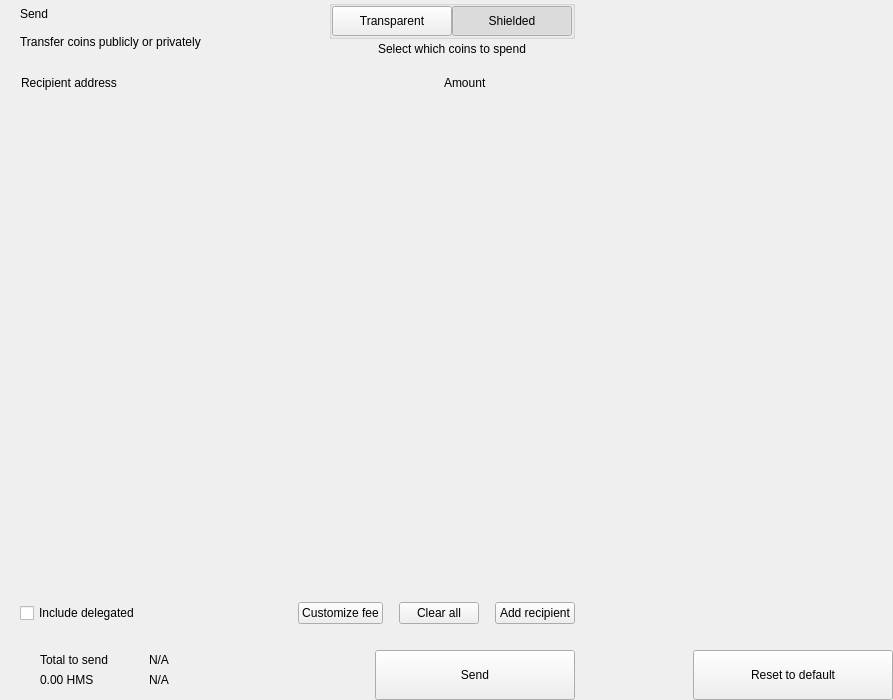
<?xml version="1.0" encoding="UTF-8"?>
<ui version="4.0">
 <class>send</class>
 <widget class="QWidget" name="send">
  <property name="geometry">
   <rect>
    <x>0</x>
    <y>0</y>
    <width>893</width>
    <height>700</height>
   </rect>
  </property>
  <property name="windowTitle">
   <string notr="true">N/A</string>
  </property>
  <layout class="QHBoxLayout" name="horizontalLayout_2" stretch="2,1">
   <property name="spacing">
    <number>0</number>
   </property>
   <property name="leftMargin">
    <number>0</number>
   </property>
   <property name="topMargin">
    <number>0</number>
   </property>
   <property name="rightMargin">
    <number>0</number>
   </property>
   <property name="bottomMargin">
    <number>0</number>
   </property>
   <item>
    <widget class="QWidget" name="left" native="true">
     <layout class="QVBoxLayout" name="verticalLayout_3">
      <property name="spacing">
       <number>0</number>
      </property>
      <property name="leftMargin">
       <number>0</number>
      </property>
      <property name="topMargin">
       <number>0</number>
      </property>
      <property name="rightMargin">
       <number>0</number>
      </property>
      <property name="bottomMargin">
       <number>0</number>
      </property>
      <item>
       <layout class="QVBoxLayout" name="verticalLayout_22" stretch="0,0,0,1,0,0,0,0">
        <property name="spacing">
         <number>0</number>
        </property>
        <item>
         <layout class="QHBoxLayout" name="horizontalLayout_3">
          <property name="spacing">
           <number>0</number>
          </property>
          <property name="leftMargin">
           <number>20</number>
          </property>
          <property name="rightMargin">
           <number>20</number>
          </property>
          <item>
           <layout class="QVBoxLayout" name="verticalLayout">
            <property name="spacing">
             <number>0</number>
            </property>
            <item>
             <widget class="QLabel" name="labelTitle">
              <property name="text">
               <string>Send</string>
              </property>
              <property name="alignment">
               <set>Qt::AlignLeading|Qt::AlignLeft|Qt::AlignVCenter</set>
              </property>
             </widget>
            </item>
            <item>
             <widget class="QLabel" name="labelSubtitle1">
              <property name="text">
               <string>Transfer coins publicly or privately</string>
              </property>
             </widget>
            </item>
           </layout>
          </item>
          <item>
           <spacer name="horizontalSpacer">
            <property name="orientation">
             <enum>Qt::Horizontal</enum>
            </property>
            <property name="sizeHint" stdset="0">
             <size>
              <width>40</width>
              <height>20</height>
             </size>
            </property>
           </spacer>
          </item>
          <item>
           <layout class="QVBoxLayout" name="verticalLayout_6">
            <property name="spacing">
             <number>3</number>
            </property>
            <item alignment="Qt::AlignHCenter">
             <widget class="QGroupBox" name="groupBox">
              <property name="styleSheet">
               <string notr="true">#groupBox{
padding-top:2px;
}</string>
              </property>
              <property name="title">
               <string/>
              </property>
              <property name="alignment">
               <set>Qt::AlignCenter</set>
              </property>
              <layout class="QHBoxLayout" name="horizontalLayout_4">
               <property name="spacing">
                <number>0</number>
               </property>
               <property name="leftMargin">
                <number>0</number>
               </property>
               <property name="topMargin">
                <number>0</number>
               </property>
               <property name="rightMargin">
                <number>0</number>
               </property>
               <property name="bottomMargin">
                <number>0</number>
               </property>
               <item>
                <widget class="QPushButton" name="pushLeft">
                 <property name="minimumSize">
                  <size>
                   <width>120</width>
                   <height>30</height>
                  </size>
                 </property>
                 <property name="maximumSize">
                  <size>
                   <width>120</width>
                   <height>30</height>
                  </size>
                 </property>
                 <property name="focusPolicy">
                  <enum>Qt::NoFocus</enum>
                 </property>
                 <property name="text">
                  <string>Transparent</string>
                 </property>
                 <property name="checkable">
                  <bool>true</bool>
                 </property>
                 <property name="autoExclusive">
                  <bool>true</bool>
                 </property>
                </widget>
               </item>
               <item>
                <widget class="QPushButton" name="pushRight">
                 <property name="minimumSize">
                  <size>
                   <width>120</width>
                   <height>30</height>
                  </size>
                 </property>
                 <property name="maximumSize">
                  <size>
                   <width>120</width>
                   <height>30</height>
                  </size>
                 </property>
                 <property name="focusPolicy">
                  <enum>Qt::NoFocus</enum>
                 </property>
                 <property name="text">
                  <string>Shielded</string>
                 </property>
                 <property name="checkable">
                  <bool>true</bool>
                 </property>
                 <property name="checked">
                  <bool>true</bool>
                 </property>
                 <property name="autoExclusive">
                  <bool>true</bool>
                 </property>
                </widget>
               </item>
              </layout>
             </widget>
            </item>
            <item alignment="Qt::AlignHCenter|Qt::AlignTop">
             <widget class="QLabel" name="labelSubtitle2">
              <property name="styleSheet">
               <string notr="true"/>
              </property>
              <property name="text">
               <string>Select which coins to spend</string>
              </property>
              <property name="alignment">
               <set>Qt::AlignCenter</set>
              </property>
              <property name="indent">
               <number>0</number>
              </property>
             </widget>
            </item>
           </layout>
          </item>
         </layout>
        </item>
        <item>
         <spacer name="verticalSpacer_2">
          <property name="orientation">
           <enum>Qt::Vertical</enum>
          </property>
          <property name="sizeType">
           <enum>QSizePolicy::Fixed</enum>
          </property>
          <property name="sizeHint" stdset="0">
           <size>
            <width>20</width>
            <height>20</height>
           </size>
          </property>
         </spacer>
        </item>
        <item>
         <layout class="QHBoxLayout" name="horizontalLayout" stretch="6,0,2">
          <property name="spacing">
           <number>0</number>
          </property>
          <property name="leftMargin">
           <number>10</number>
          </property>
          <property name="topMargin">
           <number>0</number>
          </property>
          <property name="rightMargin">
           <number>20</number>
          </property>
          <property name="bottomMargin">
           <number>0</number>
          </property>
          <item>
           <widget class="QLabel" name="labelSubtitleAddress">
            <property name="styleSheet">
             <string notr="true">margin-left:8px;</string>
            </property>
            <property name="text">
             <string>Recipient address</string>
            </property>
           </widget>
          </item>
          <item>
           <spacer name="horizontalSpacer_3">
            <property name="orientation">
             <enum>Qt::Horizontal</enum>
            </property>
            <property name="sizeType">
             <enum>QSizePolicy::Fixed</enum>
            </property>
            <property name="sizeHint" stdset="0">
             <size>
              <width>40</width>
              <height>1</height>
             </size>
            </property>
           </spacer>
          </item>
          <item>
           <widget class="QLabel" name="labelSubtitleAmount">
            <property name="text">
             <string>Amount</string>
            </property>
           </widget>
          </item>
         </layout>
        </item>
        <item>
         <widget class="QScrollArea" name="scrollArea">
          <property name="minimumSize">
           <size>
            <width>0</width>
            <height>350</height>
           </size>
          </property>
          <property name="styleSheet">
           <string notr="true">#scrollArea {
            background:transparent;
            margin-top:10px;
}</string>
          </property>
          <property name="horizontalScrollBarPolicy">
           <enum>Qt::ScrollBarAlwaysOff</enum>
          </property>
          <property name="sizeAdjustPolicy">
           <enum>QAbstractScrollArea::AdjustIgnored</enum>
          </property>
          <property name="widgetResizable">
           <bool>true</bool>
          </property>
          <property name="alignment">
           <set>Qt::AlignLeading|Qt::AlignLeft|Qt::AlignTop</set>
          </property>
          <widget class="QWidget" name="scrollAreaWidgetContents">
           <property name="geometry">
            <rect>
             <x>0</x>
             <y>0</y>
             <width>591</width>
             <height>16</height>
            </rect>
           </property>
           <property name="sizePolicy">
            <sizepolicy hsizetype="Preferred" vsizetype="Maximum">
             <horstretch>0</horstretch>
             <verstretch>0</verstretch>
            </sizepolicy>
           </property>
           <property name="autoFillBackground">
            <bool>false</bool>
           </property>
           <property name="styleSheet">
            <string notr="true">#scrollAreaWidgetContents {
             background:transparent;
             }</string>
           </property>
           <layout class="QVBoxLayout" name="verticalLayout_7">
            <property name="spacing">
             <number>0</number>
            </property>
            <property name="sizeConstraint">
             <enum>QLayout::SetDefaultConstraint</enum>
            </property>
            <property name="leftMargin">
             <number>0</number>
            </property>
            <property name="topMargin">
             <number>0</number>
            </property>
            <property name="rightMargin">
             <number>0</number>
            </property>
            <property name="bottomMargin">
             <number>0</number>
            </property>
           </layout>
          </widget>
         </widget>
        </item>
        <item>
         <spacer name="verticalSpacer_4">
          <property name="orientation">
           <enum>Qt::Vertical</enum>
          </property>
          <property name="sizeType">
           <enum>QSizePolicy::Fixed</enum>
          </property>
          <property name="sizeHint" stdset="0">
           <size>
            <width>20</width>
            <height>20</height>
           </size>
          </property>
         </spacer>
        </item>
        <item>
         <layout class="QHBoxLayout" name="horizontalLayout_20">
          <property name="spacing">
           <number>6</number>
          </property>
          <property name="leftMargin">
           <number>20</number>
          </property>
          <property name="rightMargin">
           <number>20</number>
          </property>
          <item>
           <widget class="QCheckBox" name="checkBoxDelegations">
            <property name="layoutDirection">
             <enum>Qt::LeftToRight</enum>
            </property>
            <property name="text">
             <string>Include delegated</string>
            </property>
           </widget>
          </item>
          <item>
           <spacer name="horizontalSpacer_4">
            <property name="orientation">
             <enum>Qt::Horizontal</enum>
            </property>
            <property name="sizeHint" stdset="0">
             <size>
              <width>10</width>
              <height>20</height>
             </size>
            </property>
           </spacer>
          </item>
          <item>
           <widget class="QPushButton" name="pushButtonFee">
            <property name="focusPolicy">
             <enum>Qt::NoFocus</enum>
            </property>
            <property name="text">
             <string>Customize fee</string>
            </property>
           </widget>
          </item>
          <item>
           <spacer name="horizontalSpacer_11">
            <property name="orientation">
             <enum>Qt::Horizontal</enum>
            </property>
            <property name="sizeType">
             <enum>QSizePolicy::Minimum</enum>
            </property>
            <property name="sizeHint" stdset="0">
             <size>
              <width>10</width>
              <height>20</height>
             </size>
            </property>
           </spacer>
          </item>
          <item>
           <widget class="QPushButton" name="pushButtonClear">
            <property name="focusPolicy">
             <enum>Qt::NoFocus</enum>
            </property>
            <property name="layoutDirection">
             <enum>Qt::RightToLeft</enum>
            </property>
            <property name="text">
             <string>Clear all</string>
            </property>
           </widget>
          </item>
          <item>
           <spacer name="horizontalSpacer_6">
            <property name="orientation">
             <enum>Qt::Horizontal</enum>
            </property>
            <property name="sizeType">
             <enum>QSizePolicy::Fixed</enum>
            </property>
            <property name="sizeHint" stdset="0">
             <size>
              <width>10</width>
              <height>20</height>
             </size>
            </property>
           </spacer>
          </item>
          <item>
           <widget class="QPushButton" name="pushButtonAddRecipient">
            <property name="focusPolicy">
             <enum>Qt::NoFocus</enum>
            </property>
            <property name="text">
             <string>Add recipient</string>
            </property>
           </widget>
          </item>
         </layout>
        </item>
        <item>
         <spacer name="verticalSpacer">
          <property name="orientation">
           <enum>Qt::Vertical</enum>
          </property>
          <property name="sizeType">
           <enum>QSizePolicy::Fixed</enum>
          </property>
          <property name="sizeHint" stdset="0">
           <size>
            <width>20</width>
            <height>16</height>
           </size>
          </property>
         </spacer>
        </item>
        <item>
         <layout class="QHBoxLayout" name="horizontalLayout_7">
          <property name="rightMargin">
           <number>20</number>
          </property>
          <item>
           <layout class="QHBoxLayout" name="horizontalLayout_10">
            <property name="spacing">
             <number>0</number>
            </property>
            <property name="leftMargin">
             <number>8</number>
            </property>
            <item>
             <widget class="QStackedWidget" name="stackedWidget">
              <property name="minimumSize">
               <size>
                <width>0</width>
                <height>60</height>
               </size>
              </property>
              <property name="maximumSize">
               <size>
                <width>16777215</width>
                <height>60</height>
               </size>
              </property>
              <widget class="QWidget" name="page1">
               <layout class="QVBoxLayout" name="verticalLayout_71" stretch="0">
                <property name="spacing">
                 <number>6</number>
                </property>
                <property name="leftMargin">
                 <number>12</number>
                </property>
                <property name="topMargin">
                 <number>0</number>
                </property>
                <property name="rightMargin">
                 <number>0</number>
                </property>
                <property name="bottomMargin">
                 <number>0</number>
                </property>
                <item>
                 <widget class="QWidget" name="coinWidget" native="true">
                  <property name="minimumSize">
                   <size>
                    <width>0</width>
                    <height>60</height>
                   </size>
                  </property>
                  <property name="maximumSize">
                   <size>
                    <width>16777215</width>
                    <height>60</height>
                   </size>
                  </property>
                  <layout class="QHBoxLayout" name="horizontalLayout_9">
                   <property name="spacing">
                    <number>0</number>
                   </property>
                   <property name="leftMargin">
                    <number>20</number>
                   </property>
                   <property name="topMargin">
                    <number>10</number>
                   </property>
                   <property name="rightMargin">
                    <number>20</number>
                   </property>
                   <property name="bottomMargin">
                    <number>10</number>
                   </property>
                   <item>
                    <layout class="QVBoxLayout" name="verticalSend">
                     <property name="spacing">
                      <number>0</number>
                     </property>
                     <item>
                      <widget class="QLabel" name="labelTitleTotalSend">
                       <property name="text">
                        <string>Total to send</string>
                       </property>
                      </widget>
                     </item>
                     <item>
                      <widget class="QLabel" name="labelAmountSend">
                       <property name="text">
                        <string notr="true">0.00 HMS</string>
                       </property>
                      </widget>
                     </item>
                    </layout>
                   </item>
                   <item>
                    <spacer name="horizontalSpacer_9">
                     <property name="orientation">
                      <enum>Qt::Horizontal</enum>
                     </property>
                     <property name="sizeType">
                      <enum>QSizePolicy::Fixed</enum>
                     </property>
                     <property name="sizeHint" stdset="0">
                      <size>
                       <width>20</width>
                       <height>20</height>
                      </size>
                     </property>
                    </spacer>
                   </item>
                   <item>
                    <widget class="QLabel" name="labelLine">
                     <property name="minimumSize">
                      <size>
                       <width>1</width>
                       <height>0</height>
                      </size>
                     </property>
                     <property name="maximumSize">
                      <size>
                       <width>1</width>
                       <height>16777215</height>
                      </size>
                     </property>
                     <property name="text">
                      <string/>
                     </property>
                    </widget>
                   </item>
                   <item>
                    <spacer name="horizontalSpacer_10">
                     <property name="orientation">
                      <enum>Qt::Horizontal</enum>
                     </property>
                     <property name="sizeType">
                      <enum>QSizePolicy::Fixed</enum>
                     </property>
                     <property name="sizeHint" stdset="0">
                      <size>
                       <width>20</width>
                       <height>20</height>
                      </size>
                     </property>
                    </spacer>
                   </item>
                   <item>
                    <layout class="QVBoxLayout" name="verticalRemaining">
                     <property name="spacing">
                      <number>0</number>
                     </property>
                     <item>
                      <widget class="QLabel" name="labelTitleTotalRemaining">
                       <property name="text">
                        <string notr="true">N/A</string>
                       </property>
                      </widget>
                     </item>
                     <item>
                      <widget class="QLabel" name="labelAmountRemaining">
                       <property name="text">
                        <string notr="true">N/A</string>
                       </property>
                      </widget>
                     </item>
                    </layout>
                   </item>
                  </layout>
                 </widget>
                </item>
               </layout>
              </widget>
              <widget class="QWidget" name="page_2"/>
             </widget>
            </item>
           </layout>
          </item>
          <item>
           <spacer name="horizontalSpacer_5">
            <property name="orientation">
             <enum>Qt::Horizontal</enum>
            </property>
            <property name="sizeType">
             <enum>QSizePolicy::Expanding</enum>
            </property>
            <property name="sizeHint" stdset="0">
             <size>
              <width>40</width>
              <height>20</height>
             </size>
            </property>
           </spacer>
          </item>
          <item alignment="Qt::AlignBottom">
           <widget class="QPushButton" name="pushButtonSave">
            <property name="minimumSize">
             <size>
              <width>200</width>
              <height>50</height>
             </size>
            </property>
            <property name="maximumSize">
             <size>
              <width>200</width>
              <height>50</height>
             </size>
            </property>
            <property name="focusPolicy">
             <enum>Qt::NoFocus</enum>
            </property>
            <property name="text">
             <string>Send</string>
            </property>
           </widget>
          </item>
         </layout>
        </item>
       </layout>
      </item>
     </layout>
    </widget>
   </item>
   <item>
    <widget class="QWidget" name="right" native="true">
     <layout class="QVBoxLayout" name="verticalLayout_5">
      <property name="leftMargin">
       <number>0</number>
      </property>
      <property name="topMargin">
       <number>0</number>
      </property>
      <property name="rightMargin">
       <number>0</number>
      </property>
      <property name="bottomMargin">
       <number>0</number>
      </property>
      <item>
       <layout class="QVBoxLayout" name="verticalLayout_4">
        <property name="spacing">
         <number>6</number>
        </property>
        <item>
         <widget class="OptionButton" name="btnCoinControl" native="true">
          <property name="minimumSize">
           <size>
            <width>0</width>
            <height>50</height>
           </size>
          </property>
         </widget>
        </item>
        <item>
         <widget class="OptionButton" name="btnChangeAddress" native="true">
          <property name="minimumSize">
           <size>
            <width>0</width>
            <height>50</height>
           </size>
          </property>
         </widget>
        </item>
        <item>
         <widget class="OptionButton" name="btnUri" native="true">
          <property name="minimumSize">
           <size>
            <width>0</width>
            <height>50</height>
           </size>
          </property>
         </widget>
        </item>
        <item>
         <widget class="OptionButton" name="btnShieldCoins" native="true">
          <property name="minimumSize">
           <size>
            <width>0</width>
            <height>50</height>
           </size>
          </property>
         </widget>
        </item>
        <item>
         <spacer name="verticalSpacer_5">
          <property name="orientation">
           <enum>Qt::Vertical</enum>
          </property>
          <property name="sizeHint" stdset="0">
           <size>
            <width>20</width>
            <height>40</height>
           </size>
          </property>
         </spacer>
        </item>
        <item>
         <layout class="QHBoxLayout" name="horizontalLayout_8">
          <item>
           <spacer name="horizontalSpacer_7">
            <property name="orientation">
             <enum>Qt::Horizontal</enum>
            </property>
            <property name="sizeHint" stdset="0">
             <size>
              <width>40</width>
              <height>20</height>
             </size>
            </property>
           </spacer>
          </item>
          <item>
           <widget class="QPushButton" name="pushButtonReset">
            <property name="minimumSize">
             <size>
              <width>200</width>
              <height>50</height>
             </size>
            </property>
            <property name="maximumSize">
             <size>
              <width>200</width>
              <height>50</height>
             </size>
            </property>
            <property name="focusPolicy">
             <enum>Qt::NoFocus</enum>
            </property>
            <property name="text">
             <string>Reset to default</string>
            </property>
           </widget>
          </item>
         </layout>
        </item>
       </layout>
      </item>
     </layout>
    </widget>
   </item>
  </layout>
 </widget>
 <customwidgets>
  <customwidget>
   <class>OptionButton</class>
   <extends>QWidget</extends>
   <header>qt/pivx/optionbutton.h</header>
   <container>1</container>
  </customwidget>
 </customwidgets>
 <resources/>
 <connections/>
</ui>
